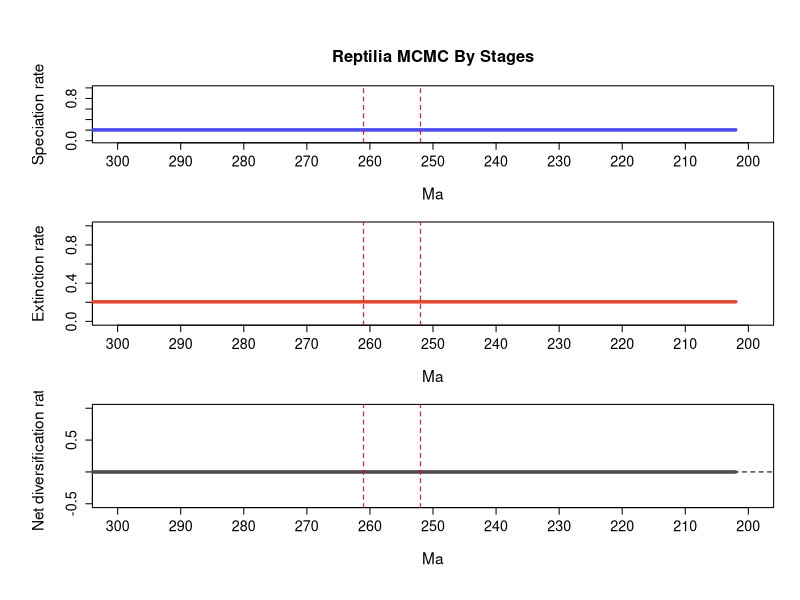

This figure's R source:
# 1 files combined:
# 	C:\Users\SimoesLabAdmin\Documents\BDNN_Arielli\synapsida\mcmc_predictors\B_covar_mcmc/combined_9_marginal_rates.log

# 95% HPDs calculated using code from Biopy (https://www.cs.auckland.ac.nz/~yhel002/biopy/)

pdf(file='C:/Users/SimoesLabAdmin/Documents/BDNN_Arielli/synapsida/mcmc_predictors/B_covar_mcmc/combined_9_marginal_rates_RTT_final.pdf',width=8, height=10.8)
par(mfrow=c(3,1), cex.main=1.7, cex.lab=1.4, cex.axis=1.3,
    # mar=c(4, 5, 4.5, 2),   # bottom, left, top, right margins - increased top margin
    mgp=c(3.5, 1, 0),      # distance of axis labels from plot, increase first value to move y axis label further out
    oma=c(2, 2, 2, 0))     # outer margins for the entire figure
library(scales)
plot_RTT <- function (age,hpd_M,hpd_m,mean_m,color){
    N=100
    beta=(1:(N-1))/N
    alpha_shape=0.25
    cat=1-(beta^(1./alpha_shape))
    for (i in 1:(N-1)){
        trans= 1/N + 2/N
        polygon(c(age, rev(age)), c(hpd_M-((hpd_M-mean_m)*cat[i]), rev(hpd_m+((mean_m-hpd_m)*cat[i]))), col = alpha(color,trans), border = NA)
    }
    lines(rev(age), rev(mean_m), col = color, lwd=3)
}
    
L_hpd_m95=c(NA, NA,NA,NA,NA,NA,NA,NA,NA,NA,NA,NA,NA,NA,NA,NA,NA,NA,NA,NA,NA,NA,NA,NA,NA,NA,NA,NA,NA,NA,NA,NA,NA,NA,NA,NA,NA,NA,NA,NA,NA,NA,NA,NA,NA,NA,NA,NA,NA,NA,NA,NA,NA,NA,NA,NA,NA,NA,NA,NA,NA,NA,NA,NA,NA,NA,NA,NA,NA,NA,NA,NA,NA,NA,NA,NA,NA,NA,NA,NA,NA,NA,NA,NA,NA,NA,NA,NA,NA,NA,NA,NA,NA,NA,NA,NA,NA,NA,NA,NA,NA,NA,NA,NA,NA,NA,NA,NA,NA,NA,NA,NA,NA,NA,NA,NA,NA,NA,NA,NA,NA,NA,NA,NA,NA,NA,NA,NA,NA,NA,NA,NA,NA,NA,NA,NA,NA,NA,NA,NA,NA,NA,NA,NA,NA,NA,NA,NA,NA,NA,NA,NA,NA,NA,NA,NA,NA,NA,NA,NA,NA,NA,NA,NA,NA,NA,NA,NA,NA,NA,NA,NA,NA,NA,NA,NA,NA,NA,NA,NA,NA,NA,NA,NA,NA,NA,NA,NA,NA,NA,NA,NA,NA,NA,NA,NA,NA,NA,NA,NA,NA,NA,0.181879,0.181879,0.181879,0.181879,0.181879,0.181879,0.181879,0.181879,0.181879,0.181879,0.181879,0.181879,0.181879,0.181879,0.181879,0.181879,0.181879,0.181879,0.181879,0.181879,0.181879,0.181879,0.181879,0.181879,0.181879,0.181879,0.181879,0.181879,0.181879,0.181879,0.181879,0.181879,0.181879,0.181879,0.181879,0.181879,0.181879,0.181879,0.181879,0.181879,0.181879,0.181879,0.181879,0.181879,0.181879,0.181879,0.181879,0.181879,0.181879,0.181879,0.181879,0.181879,0.181879,0.181879,0.181879,0.181879,0.181879,0.181879,0.181879,0.181879,0.181879,0.181879,0.181879,0.181879,0.181879,0.181879,0.181879,0.181879,0.181879,0.181879,0.181879,0.181879,0.181879,0.181879,0.181879,0.181879,0.181879,0.181879,0.181879,0.181879,0.181879,0.181879,0.181879,0.181879,0.181879,0.181879,0.181879,0.181879,0.181879,0.181879,0.181879,0.181879,0.181879,0.181879,0.181879,0.181879,0.181879,0.181879,0.181879,0.181879,0.181879,0.181879,0.181879,0.181879,0.181879,0.181879,0.181879)
L_hpd_M95=c(NA, NA,NA,NA,NA,NA,NA,NA,NA,NA,NA,NA,NA,NA,NA,NA,NA,NA,NA,NA,NA,NA,NA,NA,NA,NA,NA,NA,NA,NA,NA,NA,NA,NA,NA,NA,NA,NA,NA,NA,NA,NA,NA,NA,NA,NA,NA,NA,NA,NA,NA,NA,NA,NA,NA,NA,NA,NA,NA,NA,NA,NA,NA,NA,NA,NA,NA,NA,NA,NA,NA,NA,NA,NA,NA,NA,NA,NA,NA,NA,NA,NA,NA,NA,NA,NA,NA,NA,NA,NA,NA,NA,NA,NA,NA,NA,NA,NA,NA,NA,NA,NA,NA,NA,NA,NA,NA,NA,NA,NA,NA,NA,NA,NA,NA,NA,NA,NA,NA,NA,NA,NA,NA,NA,NA,NA,NA,NA,NA,NA,NA,NA,NA,NA,NA,NA,NA,NA,NA,NA,NA,NA,NA,NA,NA,NA,NA,NA,NA,NA,NA,NA,NA,NA,NA,NA,NA,NA,NA,NA,NA,NA,NA,NA,NA,NA,NA,NA,NA,NA,NA,NA,NA,NA,NA,NA,NA,NA,NA,NA,NA,NA,NA,NA,NA,NA,NA,NA,NA,NA,NA,NA,NA,NA,NA,NA,NA,NA,NA,NA,NA,NA,0.225889,0.225889,0.225889,0.225889,0.225889,0.225889,0.225889,0.225889,0.225889,0.225889,0.225889,0.225889,0.225889,0.225889,0.225889,0.225889,0.225889,0.225889,0.225889,0.225889,0.225889,0.225889,0.225889,0.225889,0.225889,0.225889,0.225889,0.225889,0.225889,0.225889,0.225889,0.225889,0.225889,0.225889,0.225889,0.225889,0.225889,0.225889,0.225889,0.225889,0.225889,0.225889,0.225889,0.225889,0.225889,0.225889,0.225889,0.225889,0.225889,0.225889,0.225889,0.225889,0.225889,0.225889,0.225889,0.225889,0.225889,0.225889,0.225889,0.225889,0.225889,0.225889,0.225889,0.225889,0.225889,0.225889,0.225889,0.225889,0.225889,0.225889,0.225889,0.225889,0.225889,0.225889,0.225889,0.225889,0.225889,0.225889,0.225889,0.225889,0.225889,0.225889,0.225889,0.225889,0.225889,0.225889,0.225889,0.225889,0.225889,0.225889,0.225889,0.225889,0.225889,0.225889,0.225889,0.225889,0.225889,0.225889,0.225889,0.225889,0.225889,0.225889,0.225889,0.225889,0.225889,0.225889,0.225889)
M_hpd_m95=c(NA, NA,NA,NA,NA,NA,NA,NA,NA,NA,NA,NA,NA,NA,NA,NA,NA,NA,NA,NA,NA,NA,NA,NA,NA,NA,NA,NA,NA,NA,NA,NA,NA,NA,NA,NA,NA,NA,NA,NA,NA,NA,NA,NA,NA,NA,NA,NA,NA,NA,NA,NA,NA,NA,NA,NA,NA,NA,NA,NA,NA,NA,NA,NA,NA,NA,NA,NA,NA,NA,NA,NA,NA,NA,NA,NA,NA,NA,NA,NA,NA,NA,NA,NA,NA,NA,NA,NA,NA,NA,NA,NA,NA,NA,NA,NA,NA,NA,NA,NA,NA,NA,NA,NA,NA,NA,NA,NA,NA,NA,NA,NA,NA,NA,NA,NA,NA,NA,NA,NA,NA,NA,NA,NA,NA,NA,NA,NA,NA,NA,NA,NA,NA,NA,NA,NA,NA,NA,NA,NA,NA,NA,NA,NA,NA,NA,NA,NA,NA,NA,NA,NA,NA,NA,NA,NA,NA,NA,NA,NA,NA,NA,NA,NA,NA,NA,NA,NA,NA,NA,NA,NA,NA,NA,NA,NA,NA,NA,NA,NA,NA,NA,NA,NA,NA,NA,NA,NA,NA,NA,NA,NA,NA,NA,NA,NA,NA,NA,NA,NA,NA,NA,0.184743,0.184743,0.184743,0.184743,0.184743,0.184743,0.184743,0.184743,0.184743,0.184743,0.184743,0.184743,0.184743,0.184743,0.184743,0.184743,0.184743,0.184743,0.184743,0.184743,0.184743,0.184743,0.184743,0.184743,0.184743,0.184743,0.184743,0.184743,0.184743,0.184743,0.184743,0.184743,0.184743,0.184743,0.184743,0.184743,0.184743,0.184743,0.184743,0.184743,0.184743,0.184743,0.184743,0.184743,0.184743,0.184743,0.184743,0.184743,0.184743,0.184743,0.184743,0.184743,0.184743,0.184743,0.184743,0.184743,0.184743,0.184743,0.184743,0.184743,0.184743,0.184743,0.184743,0.184743,0.184743,0.184743,0.184743,0.184743,0.184743,0.184743,0.184743,0.184743,0.184743,0.184743,0.184743,0.184743,0.184743,0.184743,0.184743,0.184743,0.184743,0.184743,0.184743,0.184743,0.184743,0.184743,0.184743,0.184743,0.184743,0.184743,0.184743,0.184743,0.184743,0.184743,0.184743,0.184743,0.184743,0.184743,0.184743,0.184743,0.184743,0.184743,0.184743,0.184743,0.184743,0.184743,0.184743)
M_hpd_M95=c(NA, NA,NA,NA,NA,NA,NA,NA,NA,NA,NA,NA,NA,NA,NA,NA,NA,NA,NA,NA,NA,NA,NA,NA,NA,NA,NA,NA,NA,NA,NA,NA,NA,NA,NA,NA,NA,NA,NA,NA,NA,NA,NA,NA,NA,NA,NA,NA,NA,NA,NA,NA,NA,NA,NA,NA,NA,NA,NA,NA,NA,NA,NA,NA,NA,NA,NA,NA,NA,NA,NA,NA,NA,NA,NA,NA,NA,NA,NA,NA,NA,NA,NA,NA,NA,NA,NA,NA,NA,NA,NA,NA,NA,NA,NA,NA,NA,NA,NA,NA,NA,NA,NA,NA,NA,NA,NA,NA,NA,NA,NA,NA,NA,NA,NA,NA,NA,NA,NA,NA,NA,NA,NA,NA,NA,NA,NA,NA,NA,NA,NA,NA,NA,NA,NA,NA,NA,NA,NA,NA,NA,NA,NA,NA,NA,NA,NA,NA,NA,NA,NA,NA,NA,NA,NA,NA,NA,NA,NA,NA,NA,NA,NA,NA,NA,NA,NA,NA,NA,NA,NA,NA,NA,NA,NA,NA,NA,NA,NA,NA,NA,NA,NA,NA,NA,NA,NA,NA,NA,NA,NA,NA,NA,NA,NA,NA,NA,NA,NA,NA,NA,NA,0.227496,0.227496,0.227496,0.227496,0.227496,0.227496,0.227496,0.227496,0.227496,0.227496,0.227496,0.227496,0.227496,0.227496,0.227496,0.227496,0.227496,0.227496,0.227496,0.227496,0.227496,0.227496,0.227496,0.227496,0.227496,0.227496,0.227496,0.227496,0.227496,0.227496,0.227496,0.227496,0.227496,0.227496,0.227496,0.227496,0.227496,0.227496,0.227496,0.227496,0.227496,0.227496,0.227496,0.227496,0.227496,0.227496,0.227496,0.227496,0.227496,0.227496,0.227496,0.227496,0.227496,0.227496,0.227496,0.227496,0.227496,0.227496,0.227496,0.227496,0.227496,0.227496,0.227496,0.227496,0.227496,0.227496,0.227496,0.227496,0.227496,0.227496,0.227496,0.227496,0.227496,0.227496,0.227496,0.227496,0.227496,0.227496,0.227496,0.227496,0.227496,0.227496,0.227496,0.227496,0.227496,0.227496,0.227496,0.227496,0.227496,0.227496,0.227496,0.227496,0.227496,0.227496,0.227496,0.227496,0.227496,0.227496,0.227496,0.227496,0.227496,0.227496,0.227496,0.227496,0.227496,0.227496,0.227496)
R_hpd_m95=c(NA, NA,NA,NA,NA,NA,NA,NA,NA,NA,NA,NA,NA,NA,NA,NA,NA,NA,NA,NA,NA,NA,NA,NA,NA,NA,NA,NA,NA,NA,NA,NA,NA,NA,NA,NA,NA,NA,NA,NA,NA,NA,NA,NA,NA,NA,NA,NA,NA,NA,NA,NA,NA,NA,NA,NA,NA,NA,NA,NA,NA,NA,NA,NA,NA,NA,NA,NA,NA,NA,NA,NA,NA,NA,NA,NA,NA,NA,NA,NA,NA,NA,NA,NA,NA,NA,NA,NA,NA,NA,NA,NA,NA,NA,NA,NA,NA,NA,NA,NA,NA,NA,NA,NA,NA,NA,NA,NA,NA,NA,NA,NA,NA,NA,NA,NA,NA,NA,NA,NA,NA,NA,NA,NA,NA,NA,NA,NA,NA,NA,NA,NA,NA,NA,NA,NA,NA,NA,NA,NA,NA,NA,NA,NA,NA,NA,NA,NA,NA,NA,NA,NA,NA,NA,NA,NA,NA,NA,NA,NA,NA,NA,NA,NA,NA,NA,NA,NA,NA,NA,NA,NA,NA,NA,NA,NA,NA,NA,NA,NA,NA,NA,NA,NA,NA,NA,NA,NA,NA,NA,NA,NA,NA,NA,NA,NA,NA,NA,NA,NA,NA,NA,-0.02595,-0.02595,-0.02595,-0.02595,-0.02595,-0.02595,-0.02595,-0.02595,-0.02595,-0.02595,-0.02595,-0.02595,-0.02595,-0.02595,-0.02595,-0.02595,-0.02595,-0.02595,-0.02595,-0.02595,-0.02595,-0.02595,-0.02595,-0.02595,-0.02595,-0.02595,-0.02595,-0.02595,-0.02595,-0.02595,-0.02595,-0.02595,-0.02595,-0.02595,-0.02595,-0.02595,-0.02595,-0.02595,-0.02595,-0.02595,-0.02595,-0.02595,-0.02595,-0.02595,-0.02595,-0.02595,-0.02595,-0.02595,-0.02595,-0.02595,-0.02595,-0.02595,-0.02595,-0.02595,-0.02595,-0.02595,-0.02595,-0.02595,-0.02595,-0.02595,-0.02595,-0.02595,-0.02595,-0.02595,-0.02595,-0.02595,-0.02595,-0.02595,-0.02595,-0.02595,-0.02595,-0.02595,-0.02595,-0.02595,-0.02595,-0.02595,-0.02595,-0.02595,-0.02595,-0.02595,-0.02595,-0.02595,-0.02595,-0.02595,-0.02595,-0.02595,-0.02595,-0.02595,-0.02595,-0.02595,-0.02595,-0.02595,-0.02595,-0.02595,-0.02595,-0.02595,-0.02595,-0.02595,-0.02595,-0.02595,-0.02595,-0.02595,-0.02595,-0.02595,-0.02595,-0.02595,-0.02595)
R_hpd_M95=c(NA, NA,NA,NA,NA,NA,NA,NA,NA,NA,NA,NA,NA,NA,NA,NA,NA,NA,NA,NA,NA,NA,NA,NA,NA,NA,NA,NA,NA,NA,NA,NA,NA,NA,NA,NA,NA,NA,NA,NA,NA,NA,NA,NA,NA,NA,NA,NA,NA,NA,NA,NA,NA,NA,NA,NA,NA,NA,NA,NA,NA,NA,NA,NA,NA,NA,NA,NA,NA,NA,NA,NA,NA,NA,NA,NA,NA,NA,NA,NA,NA,NA,NA,NA,NA,NA,NA,NA,NA,NA,NA,NA,NA,NA,NA,NA,NA,NA,NA,NA,NA,NA,NA,NA,NA,NA,NA,NA,NA,NA,NA,NA,NA,NA,NA,NA,NA,NA,NA,NA,NA,NA,NA,NA,NA,NA,NA,NA,NA,NA,NA,NA,NA,NA,NA,NA,NA,NA,NA,NA,NA,NA,NA,NA,NA,NA,NA,NA,NA,NA,NA,NA,NA,NA,NA,NA,NA,NA,NA,NA,NA,NA,NA,NA,NA,NA,NA,NA,NA,NA,NA,NA,NA,NA,NA,NA,NA,NA,NA,NA,NA,NA,NA,NA,NA,NA,NA,NA,NA,NA,NA,NA,NA,NA,NA,NA,NA,NA,NA,NA,NA,NA,0.021734,0.021734,0.021734,0.021734,0.021734,0.021734,0.021734,0.021734,0.021734,0.021734,0.021734,0.021734,0.021734,0.021734,0.021734,0.021734,0.021734,0.021734,0.021734,0.021734,0.021734,0.021734,0.021734,0.021734,0.021734,0.021734,0.021734,0.021734,0.021734,0.021734,0.021734,0.021734,0.021734,0.021734,0.021734,0.021734,0.021734,0.021734,0.021734,0.021734,0.021734,0.021734,0.021734,0.021734,0.021734,0.021734,0.021734,0.021734,0.021734,0.021734,0.021734,0.021734,0.021734,0.021734,0.021734,0.021734,0.021734,0.021734,0.021734,0.021734,0.021734,0.021734,0.021734,0.021734,0.021734,0.021734,0.021734,0.021734,0.021734,0.021734,0.021734,0.021734,0.021734,0.021734,0.021734,0.021734,0.021734,0.021734,0.021734,0.021734,0.021734,0.021734,0.021734,0.021734,0.021734,0.021734,0.021734,0.021734,0.021734,0.021734,0.021734,0.021734,0.021734,0.021734,0.021734,0.021734,0.021734,0.021734,0.021734,0.021734,0.021734,0.021734,0.021734,0.021734,0.021734,0.021734,0.021734)
L_mean=c(NA, NA,NA,NA,NA,NA,NA,NA,NA,NA,NA,NA,NA,NA,NA,NA,NA,NA,NA,NA,NA,NA,NA,NA,NA,NA,NA,NA,NA,NA,NA,NA,NA,NA,NA,NA,NA,NA,NA,NA,NA,NA,NA,NA,NA,NA,NA,NA,NA,NA,NA,NA,NA,NA,NA,NA,NA,NA,NA,NA,NA,NA,NA,NA,NA,NA,NA,NA,NA,NA,NA,NA,NA,NA,NA,NA,NA,NA,NA,NA,NA,NA,NA,NA,NA,NA,NA,NA,NA,NA,NA,NA,NA,NA,NA,NA,NA,NA,NA,NA,NA,NA,NA,NA,NA,NA,NA,NA,NA,NA,NA,NA,NA,NA,NA,NA,NA,NA,NA,NA,NA,NA,NA,NA,NA,NA,NA,NA,NA,NA,NA,NA,NA,NA,NA,NA,NA,NA,NA,NA,NA,NA,NA,NA,NA,NA,NA,NA,NA,NA,NA,NA,NA,NA,NA,NA,NA,NA,NA,NA,NA,NA,NA,NA,NA,NA,NA,NA,NA,NA,NA,NA,NA,NA,NA,NA,NA,NA,NA,NA,NA,NA,NA,NA,NA,NA,NA,NA,NA,NA,NA,NA,NA,NA,NA,NA,NA,NA,NA,NA,NA,NA,0.204558836666667,0.204558836666667,0.204558836666667,0.204558836666667,0.204558836666667,0.204558836666667,0.204558836666667,0.204558836666667,0.204558836666667,0.204558836666667,0.204558836666667,0.204558836666667,0.204558836666667,0.204558836666667,0.204558836666667,0.204558836666667,0.204558836666667,0.204558836666667,0.204558836666667,0.204558836666667,0.204558836666667,0.204558836666667,0.204558836666667,0.204558836666667,0.204558836666667,0.204558836666667,0.204558836666667,0.204558836666667,0.204558836666667,0.204558836666667,0.204558836666667,0.204558836666667,0.204558836666667,0.204558836666667,0.204558836666667,0.204558836666667,0.204558836666667,0.204558836666667,0.204558836666667,0.204558836666667,0.204558836666667,0.204558836666667,0.204558836666667,0.204558836666667,0.204558836666667,0.204558836666667,0.204558836666667,0.204558836666667,0.204558836666667,0.204558836666667,0.204558836666667,0.204558836666667,0.204558836666667,0.204558836666667,0.204558836666667,0.204558836666667,0.204558836666667,0.204558836666667,0.204558836666667,0.204558836666667,0.204558836666667,0.204558836666667,0.204558836666667,0.204558836666667,0.204558836666667,0.204558836666667,0.204558836666667,0.204558836666667,0.204558836666667,0.204558836666667,0.204558836666667,0.204558836666667,0.204558836666667,0.204558836666667,0.204558836666667,0.204558836666667,0.204558836666667,0.204558836666667,0.204558836666667,0.204558836666667,0.204558836666667,0.204558836666667,0.204558836666667,0.204558836666667,0.204558836666667,0.204558836666667,0.204558836666667,0.204558836666667,0.204558836666667,0.204558836666667,0.204558836666667,0.204558836666667,0.204558836666667,0.204558836666667,0.204558836666667,0.204558836666667,0.204558836666667,0.204558836666667,0.204558836666667,0.204558836666667,0.204558836666667,0.204558836666667,0.204558836666667,0.204558836666667,0.204558836666667,0.204558836666667,0.204558836666667)
M_mean=c(NA, NA,NA,NA,NA,NA,NA,NA,NA,NA,NA,NA,NA,NA,NA,NA,NA,NA,NA,NA,NA,NA,NA,NA,NA,NA,NA,NA,NA,NA,NA,NA,NA,NA,NA,NA,NA,NA,NA,NA,NA,NA,NA,NA,NA,NA,NA,NA,NA,NA,NA,NA,NA,NA,NA,NA,NA,NA,NA,NA,NA,NA,NA,NA,NA,NA,NA,NA,NA,NA,NA,NA,NA,NA,NA,NA,NA,NA,NA,NA,NA,NA,NA,NA,NA,NA,NA,NA,NA,NA,NA,NA,NA,NA,NA,NA,NA,NA,NA,NA,NA,NA,NA,NA,NA,NA,NA,NA,NA,NA,NA,NA,NA,NA,NA,NA,NA,NA,NA,NA,NA,NA,NA,NA,NA,NA,NA,NA,NA,NA,NA,NA,NA,NA,NA,NA,NA,NA,NA,NA,NA,NA,NA,NA,NA,NA,NA,NA,NA,NA,NA,NA,NA,NA,NA,NA,NA,NA,NA,NA,NA,NA,NA,NA,NA,NA,NA,NA,NA,NA,NA,NA,NA,NA,NA,NA,NA,NA,NA,NA,NA,NA,NA,NA,NA,NA,NA,NA,NA,NA,NA,NA,NA,NA,NA,NA,NA,NA,NA,NA,NA,NA,0.205382415555556,0.205382415555556,0.205382415555556,0.205382415555556,0.205382415555556,0.205382415555556,0.205382415555556,0.205382415555556,0.205382415555556,0.205382415555556,0.205382415555556,0.205382415555556,0.205382415555556,0.205382415555556,0.205382415555556,0.205382415555556,0.205382415555556,0.205382415555556,0.205382415555556,0.205382415555556,0.205382415555556,0.205382415555556,0.205382415555556,0.205382415555556,0.205382415555556,0.205382415555556,0.205382415555556,0.205382415555556,0.205382415555556,0.205382415555556,0.205382415555556,0.205382415555556,0.205382415555556,0.205382415555556,0.205382415555556,0.205382415555556,0.205382415555556,0.205382415555556,0.205382415555556,0.205382415555556,0.205382415555556,0.205382415555556,0.205382415555556,0.205382415555556,0.205382415555556,0.205382415555556,0.205382415555556,0.205382415555556,0.205382415555556,0.205382415555556,0.205382415555556,0.205382415555556,0.205382415555556,0.205382415555556,0.205382415555556,0.205382415555556,0.205382415555556,0.205382415555556,0.205382415555556,0.205382415555556,0.205382415555556,0.205382415555556,0.205382415555556,0.205382415555556,0.205382415555556,0.205382415555556,0.205382415555556,0.205382415555556,0.205382415555556,0.205382415555556,0.205382415555556,0.205382415555556,0.205382415555556,0.205382415555556,0.205382415555556,0.205382415555556,0.205382415555556,0.205382415555556,0.205382415555556,0.205382415555556,0.205382415555556,0.205382415555556,0.205382415555556,0.205382415555556,0.205382415555556,0.205382415555556,0.205382415555556,0.205382415555556,0.205382415555556,0.205382415555556,0.205382415555556,0.205382415555556,0.205382415555556,0.205382415555556,0.205382415555556,0.205382415555556,0.205382415555556,0.205382415555556,0.205382415555556,0.205382415555556,0.205382415555556,0.205382415555556,0.205382415555556,0.205382415555556,0.205382415555556,0.205382415555556,0.205382415555556)
R_mean=c(NA, NA,NA,NA,NA,NA,NA,NA,NA,NA,NA,NA,NA,NA,NA,NA,NA,NA,NA,NA,NA,NA,NA,NA,NA,NA,NA,NA,NA,NA,NA,NA,NA,NA,NA,NA,NA,NA,NA,NA,NA,NA,NA,NA,NA,NA,NA,NA,NA,NA,NA,NA,NA,NA,NA,NA,NA,NA,NA,NA,NA,NA,NA,NA,NA,NA,NA,NA,NA,NA,NA,NA,NA,NA,NA,NA,NA,NA,NA,NA,NA,NA,NA,NA,NA,NA,NA,NA,NA,NA,NA,NA,NA,NA,NA,NA,NA,NA,NA,NA,NA,NA,NA,NA,NA,NA,NA,NA,NA,NA,NA,NA,NA,NA,NA,NA,NA,NA,NA,NA,NA,NA,NA,NA,NA,NA,NA,NA,NA,NA,NA,NA,NA,NA,NA,NA,NA,NA,NA,NA,NA,NA,NA,NA,NA,NA,NA,NA,NA,NA,NA,NA,NA,NA,NA,NA,NA,NA,NA,NA,NA,NA,NA,NA,NA,NA,NA,NA,NA,NA,NA,NA,NA,NA,NA,NA,NA,NA,NA,NA,NA,NA,NA,NA,NA,NA,NA,NA,NA,NA,NA,NA,NA,NA,NA,NA,NA,NA,NA,NA,NA,NA,-0.000823583333333,-0.000823583333333,-0.000823583333333,-0.000823583333333,-0.000823583333333,-0.000823583333333,-0.000823583333333,-0.000823583333333,-0.000823583333333,-0.000823583333333,-0.000823583333333,-0.000823583333333,-0.000823583333333,-0.000823583333333,-0.000823583333333,-0.000823583333333,-0.000823583333333,-0.000823583333333,-0.000823583333333,-0.000823583333333,-0.000823583333333,-0.000823583333333,-0.000823583333333,-0.000823583333333,-0.000823583333333,-0.000823583333333,-0.000823583333333,-0.000823583333333,-0.000823583333333,-0.000823583333333,-0.000823583333333,-0.000823583333333,-0.000823583333333,-0.000823583333333,-0.000823583333333,-0.000823583333333,-0.000823583333333,-0.000823583333333,-0.000823583333333,-0.000823583333333,-0.000823583333333,-0.000823583333333,-0.000823583333333,-0.000823583333333,-0.000823583333333,-0.000823583333333,-0.000823583333333,-0.000823583333333,-0.000823583333333,-0.000823583333333,-0.000823583333333,-0.000823583333333,-0.000823583333333,-0.000823583333333,-0.000823583333333,-0.000823583333333,-0.000823583333333,-0.000823583333333,-0.000823583333333,-0.000823583333333,-0.000823583333333,-0.000823583333333,-0.000823583333333,-0.000823583333333,-0.000823583333333,-0.000823583333333,-0.000823583333333,-0.000823583333333,-0.000823583333333,-0.000823583333333,-0.000823583333333,-0.000823583333333,-0.000823583333333,-0.000823583333333,-0.000823583333333,-0.000823583333333,-0.000823583333333,-0.000823583333333,-0.000823583333333,-0.000823583333333,-0.000823583333333,-0.000823583333333,-0.000823583333333,-0.000823583333333,-0.000823583333333,-0.000823583333333,-0.000823583333333,-0.000823583333333,-0.000823583333333,-0.000823583333333,-0.000823583333333,-0.000823583333333,-0.000823583333333,-0.000823583333333,-0.000823583333333,-0.000823583333333,-0.000823583333333,-0.000823583333333,-0.000823583333333,-0.000823583333333,-0.000823583333333,-0.000823583333333,-0.000823583333333,-0.000823583333333,-0.000823583333333,-0.000823583333333,-0.000823583333333)
trans=0.5
age=(0:(309-1))* -1
# Calculate positions for the mass extinction events
perm_trias_extinction = -252 # End-Permian mass extinction (252 Ma)
guadalupian_extinction = -261 # Guadalupian extinction (261 Ma)

# Define custom tick positions at 10 MY intervals
x_ticks <- seq(-300, -200, by=10)
x_tick_labels <- abs(x_ticks)

# First plot: Speciation rate
par(mar=c(5, 5, 4.5, 2))  # bottom, left, top, right margins
plot(age, age, type='n', ylim=c(0, 1), xlim=c(-300, -200), # Changed xlim to -300, -200, from auto-generated values 
     ylab='Speciation rate', xlab='Ma', main='Reptilia MCMC By Stages', 
     xaxt='n', cex.main=1.5, cex.lab=1.4, cex.axis=1.3) # xaxt removes default x axis
axis(1, at=x_ticks, labels=x_tick_labels, cex.axis=1.3) # Custom x-axis with 10MY interval ticks
plot_RTT(age, L_hpd_M95, L_hpd_m95, L_mean, "#4c4cec")
lines(rev(age), rev(L_mean), col="#4c4cec", lwd=3)

# Add vertical lines for mass extinction events
abline(v=perm_trias_extinction, col="red", lty=2) 
abline(v=guadalupian_extinction, col="red", lty=2)

# Second plot: Extinction rate
par(mar=c(5, 5, 1, 2))  # bottom, left, top, right margins. Reduced top margin to 2.5 (from 4.5)
plot(age, age, type='n', ylim=c(0, 1), xlim=c(-300, -200), # Changed xlim to -300, -200, from auto-generated values 
     ylab='Extinction rate', xlab='Ma',
     xaxt='n', cex.main=1.5, cex.lab=1.4, cex.axis=1.3) # xaxt removes default x axis
axis(1, at=x_ticks, labels=x_tick_labels, cex.axis=1.3) # Custom x-axis with 10MY interval ticks

plot_RTT(age, M_hpd_M95, M_hpd_m95, M_mean, "#e34a33")
lines(rev(age), rev(M_mean), col="#e34a33", lwd=3)

# Add vertical lines for mass extinction events
abline(v=perm_trias_extinction, col="red", lty=2)
abline(v=guadalupian_extinction, col="red", lty=2)


# Third plot: Net diversification rate
par(mar=c(5, 5, 1, 2))  # bottom, left, top, right margins. Reduced top margin to 2.5 (from 4.5)
plot(age, age, type='n', ylim=c(-0.5, 1), xlim=c(-300, -200), # Changed xlim to -300, -200, from auto-generated values
     ylab='Net diversification rate', xlab='Ma',
     xaxt='n', cex.main=1.5, cex.lab=1.4, cex.axis=1.3) # xaxt removes default x axis
axis(1, at=x_ticks, labels=x_tick_labels, cex.axis=1.3) # Custom x-axis with 10MY interval ticks

abline(h=0, lty=2, col="black")
plot_RTT(age, R_hpd_M95, R_hpd_m95, R_mean, "#504A4B")
lines(rev(age), rev(R_mean), col="#504A4B", lwd=3)

# Add vertical lines for mass extinction events
abline(v=perm_trias_extinction, col="red", lty=2)
abline(v=guadalupian_extinction, col="red", lty=2)

dev.off()
